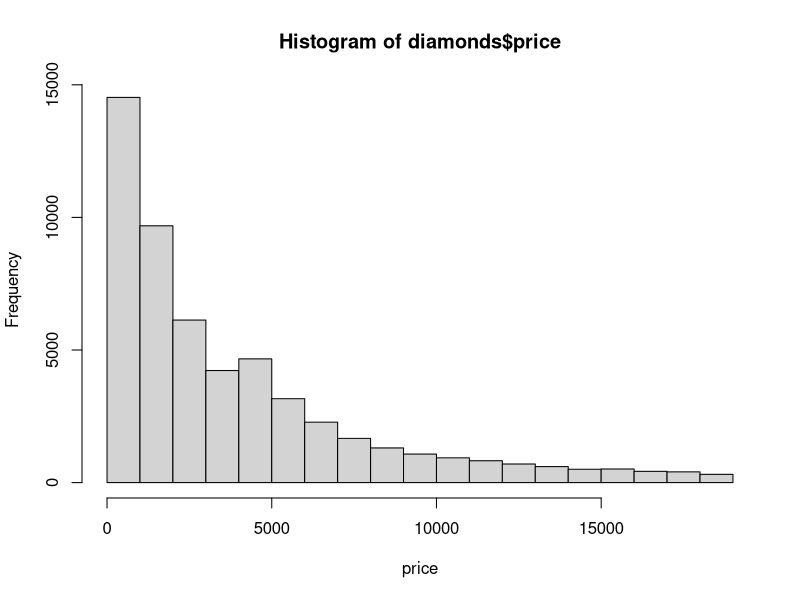
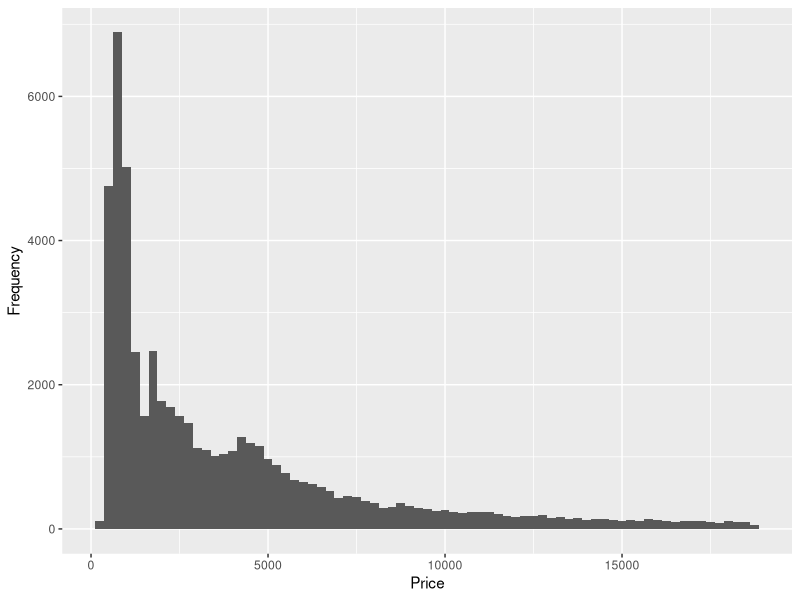
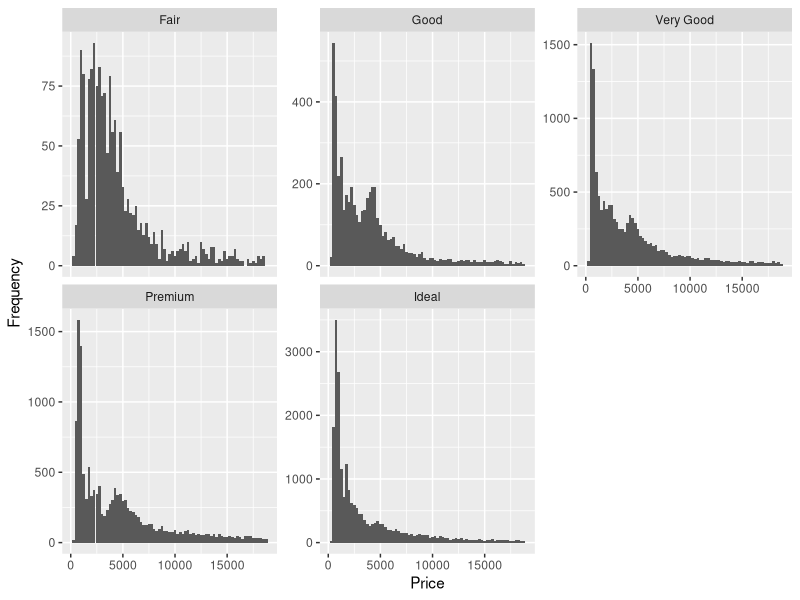
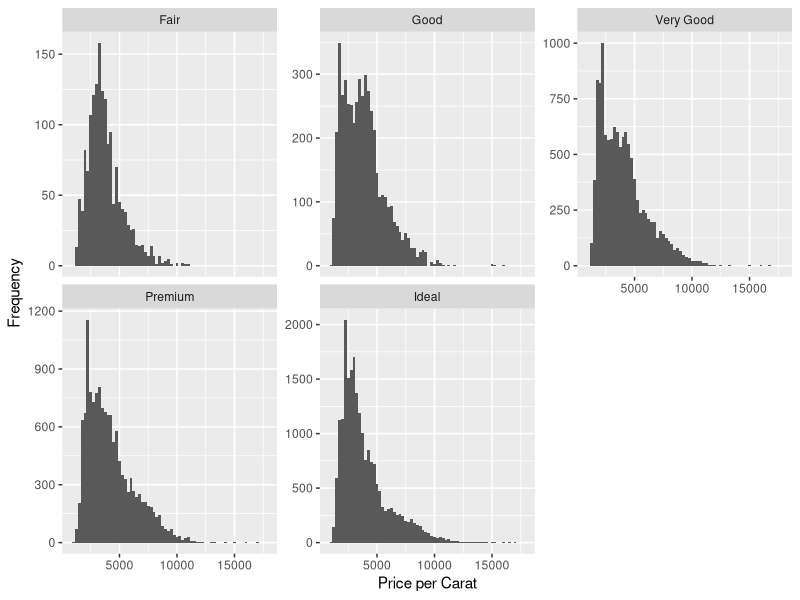
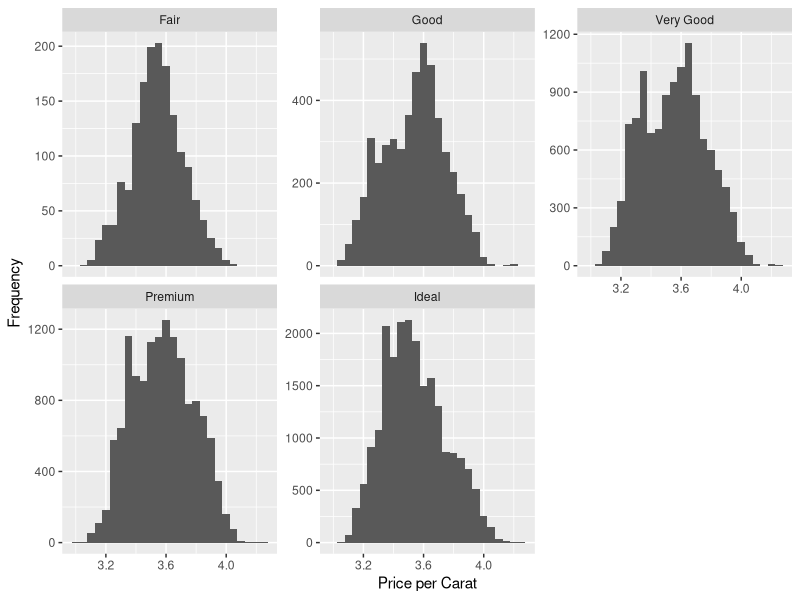
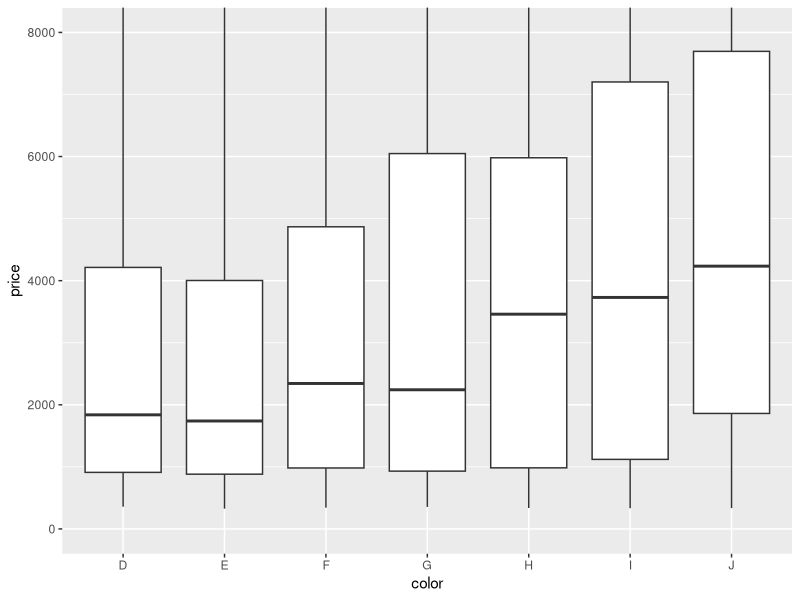
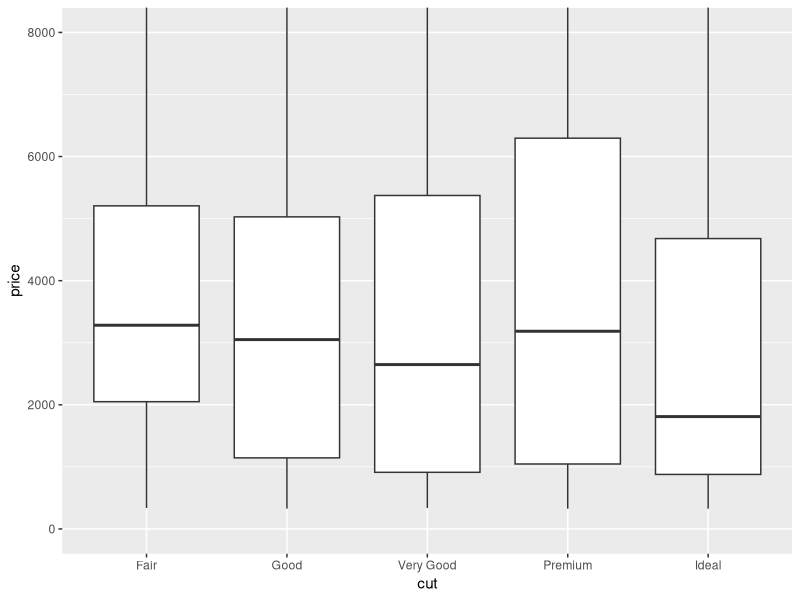
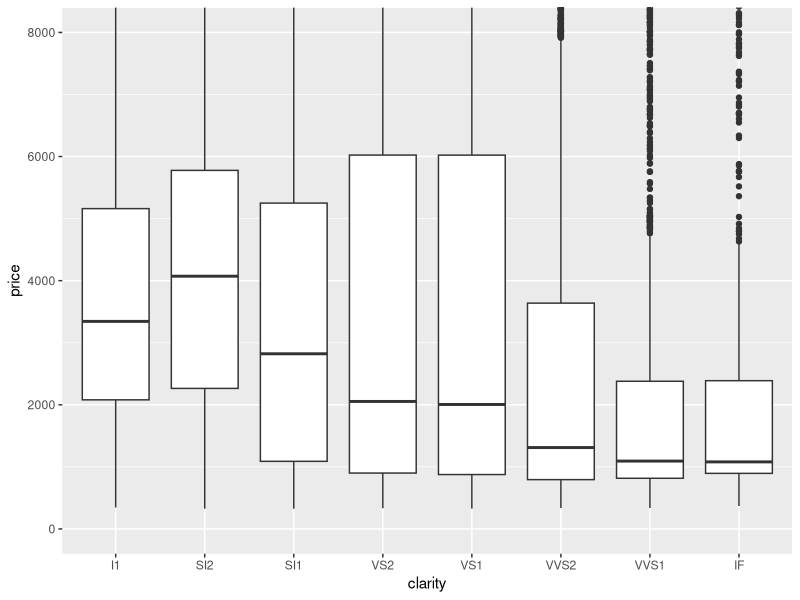

Recreate these plots in R, in order.
## ---- chunk 1
#Load libraries and data
library(ggplot2)
data("diamonds")

# Create a histogram of the price of
# all the diamonds in the diamond data set.
hist(diamonds$price, xlab = "price")
summary(diamonds$price)

#Plot histogram of diamond prices
ggplot(data = diamonds, aes(x = price)) + 
  geom_histogram(binwidth = 250) + 
  scale_x_continuous() + xlab('Price') + 
  ylab('Frequency')

#Plot histogram of diamond prices by cut
by(diamonds$price, diamonds$cut, summary)

ggplot(data = diamonds, aes(x = price)) + 
  geom_histogram(binwidth = 250) + 
  facet_wrap(~cut, scales = "free_y") + 
  scale_x_continuous() + xlab('Price') + 
  ylab('Frequency')

#Plot histogram of diamond prices by carat
diamonds$price_per_carat <- diamonds$price / diamonds$carat

ggplot(data = diamonds, aes(x = price_per_carat)) + 
  geom_histogram(binwidth = 250) + 
  facet_wrap(~cut, scales = "free_y") + 
  xlab('Price per Carat') + 
  ylab('Frequency')

# Adjust the bin width and transform the scale
# of the x-axis using log10.
ggplot(data = diamonds, aes(x = log10(price_per_carat))) + 
  geom_histogram(binwidth = 0.05) + 
  facet_wrap(~cut, scales = "free_y") + 
  xlab('Price per Carat') + 
  ylab('Frequency')

# Investigate the price of diamonds using box plots,
# numerical summaries, and one of the following categorical
# variables: cut, clarity, or color.
by(diamonds$price, diamonds$color, summary)

qplot(x = color, y = price, data = diamonds,
      geom = 'boxplot') + coord_cartesian(ylim = c(0, 8000))

by(diamonds$price, diamonds$cut, summary)
qplot(x = cut, y = price, data = diamonds,
      geom = 'boxplot') + coord_cartesian(ylim = c(0, 8000))

by(diamonds$price, diamonds$clarity, summary)
qplot(x = clarity, y = price, data = diamonds,
      geom = 'boxplot') + coord_cartesian(ylim = c(0, 8000))

# Investigate the price per carat of diamonds across
# the different colors of diamonds using boxplots.

qplot(x = color, y = price_per_carat, data = diamonds, geom = "boxplot") + coord_cartesian(ylim = c(0,6000))

#Investigate the weight of diamonds (carat) using a freq polygon. 
#Use different binwidths to see how the freq polygon changes
qplot(x = carat, 
      data = diamonds, 
      binwidth =0.01, 
      geom = 'freqpoly') + 
  scale_x_continuous(lim = c(0,3), breaks = seq(0,3,0.1))



